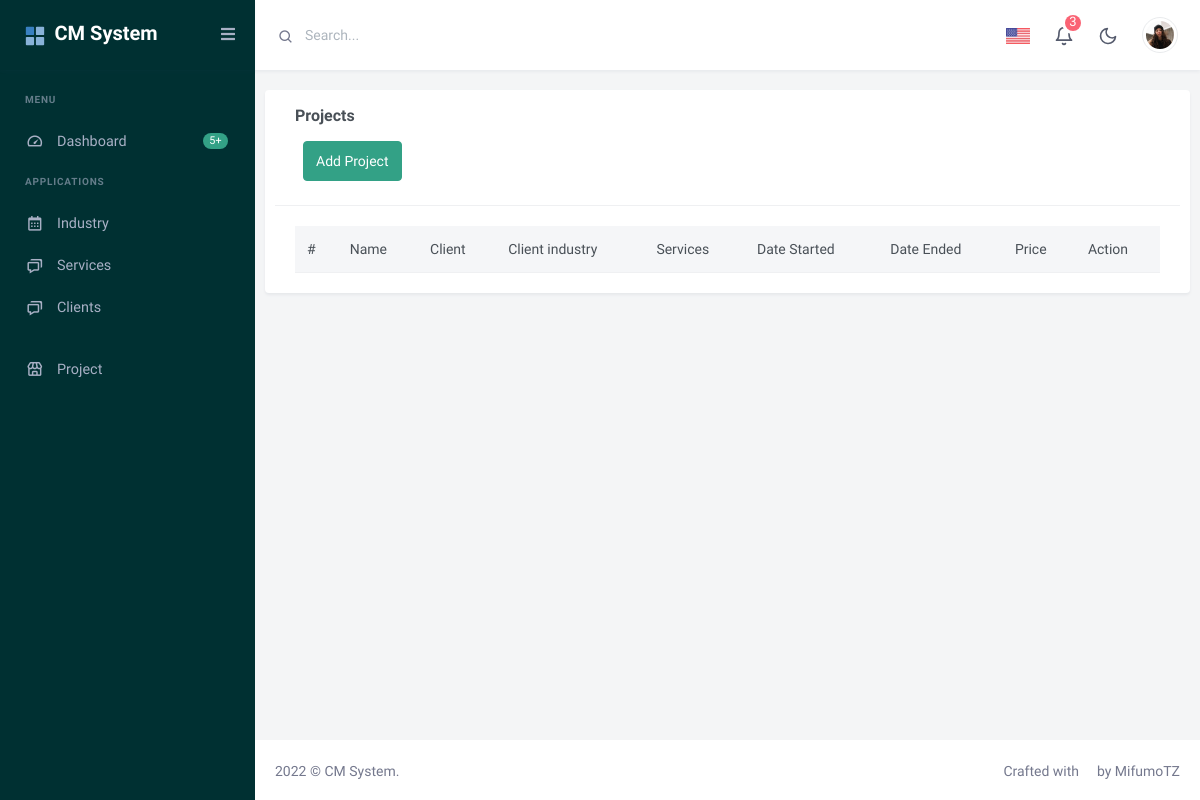
Before: / with the older database file.
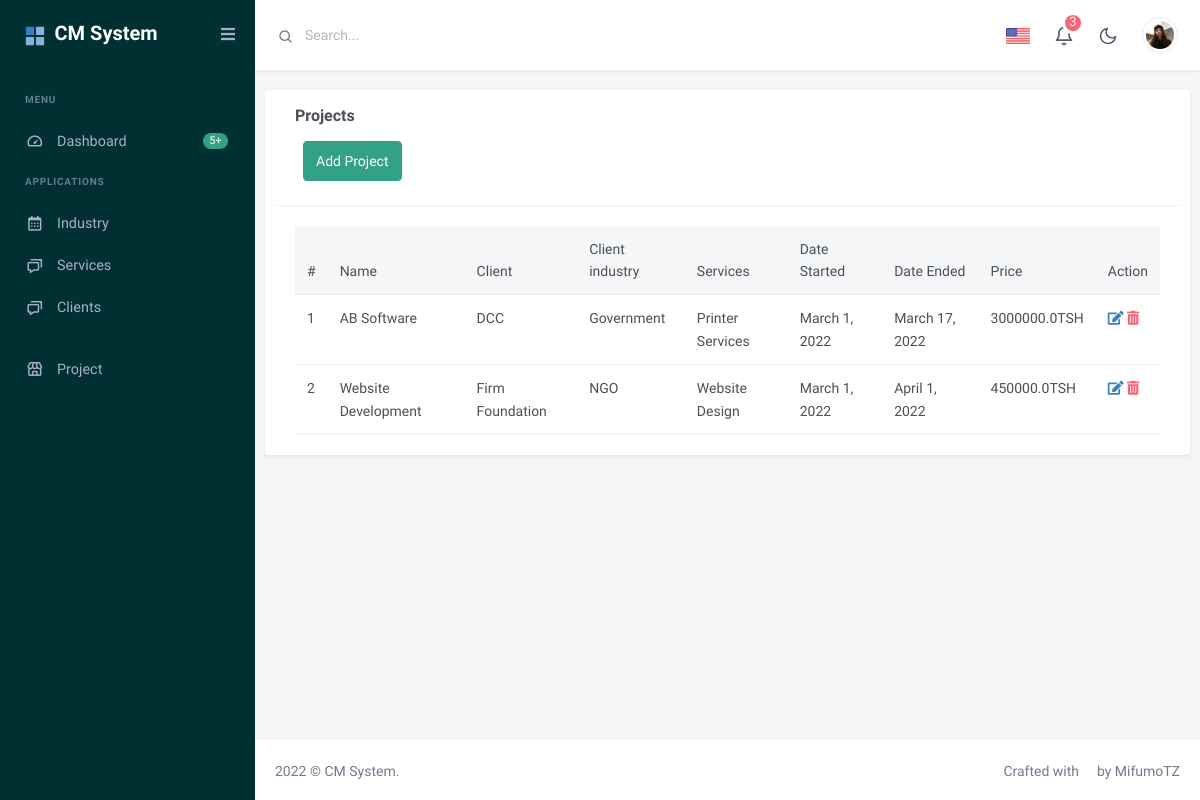
After: the same page with the newer database file.
### client/models.py (models this page shows, shortened)
class Project(models.Model):
    name= models.CharField(max_length = 150)
    client = models.ForeignKey(Client, on_delete=models.CASCADE)
    service_category = models.ForeignKey(ServicesCategory, on_delete=models.CASCADE)
    date_started = models.DateField(auto_now=False, auto_now_add=False)
    date_ended = models.DateField(auto_now=False, auto_now_add=False)
    Price = models.FloatField()

class Client(models.Model):
    name= models.CharField(max_length=150, null=True)
    industry = models.ForeignKey(Industry, on_delete=models.CASCADE)
    def __str__(self):
        return self.name

class Industry(models.Model):
   name = models.CharField(max_length = 150 , null=True)
   def __str__(self):
       return self.name

class ServicesCategory(models.Model):
    name=models.CharField(max_length=150, null=True)
    def __str__(self):
        return self.name

### client/views.py (the view)
class DisplayProjects(ListView):
    model=Project
    template_name='project/all_projects.html'
    def get_context_data(self, **kwargs):
        context = super(DisplayProjects, self).get_context_data(**kwargs)
        context['projects']=Project.objects.all()
        return context

### client/templates/project/all_projects.html
{% extends 'base.html' %}
{% block content %}
<div class="row">
    <div class="card">
    <div class="col-lg-12">
            <div class="card-header">
                <h4 class="card-title">Projects</h4>
                <a class="btn btn-success pull-right m-2 pull-left"  href=" {% url 'createproject' %}">Add Project</a></div>
            </div>
            <div class="card-body">
                <div class="table-responsive">
                    <table class="table mb-0">
                        <thead class="table-light">
                            <tr>
                                <th>#</th>
                                <th>Name</th>
                                <th>Client</th>
                                <th>Client industry</th>
                                <th>Services</th>
                                <th>Date Started</th>
                                <th>Date Ended</th>
                                <th>Price</th>
                                <th>Action</th>
                            </tr>
                        </thead>
                        <tbody>
                            {% for project in projects %}
                            <tr>
                                <td>{{forloop.counter}}</td>
                                <td>{{project.name}}</td>
                                <td>{{project.client}}</td>
                                <td>{{project.client.industry}}</td>
                                <td>{{project.service_category}}</td>
                                <td>{{project.date_started}}</td>
                                <td>{{project.date_ended}}</td>
                                <td>{{project.Price}}TSH</td>
                                <td>
                                    <a href="{% url 'projectupdate' project.id %}" ><i class="fas fa-edit"></i></a>
                                    <a href= "{% url 'projectdelete' project.id %} " ><i class="fas fa-trash-alt"></i></a>
                                </td>
                            </tr>
                            {% endfor %}
                        </tbody>
                    </table>
                </div>
            </div>
        </div>
    </div>
</div>
{% endblock content %}

### client/templates/base.html (shortened to what this page needs)
<!DOCTYPE html>
<html lang="en">
    {% load static %}
    <head>
        <link href="{% static 'assets/css/bootstrap.min.css'%}" id="bootstrap-style" rel="stylesheet" type="text/css" />
        <link href="{% static 'assets/css/icons.min.css'%}" rel="stylesheet" type="text/css" />
        <link href="{% static 'assets/css/app.min.css'%}" id="app-style" rel="stylesheet" type="text/css" />
    </head>
<body data-layout="vertical" data-sidebar="dark" data-sidebar-size="lg" class="sidebar-enable">
    <div id="layout-wrapper">
        <header id="page-topbar" class="isvertical-topbar">
            <div class="navbar-header">
                <div class="d-flex">
                    <form class="app-search d-none d-lg-block">
                        <div class="position-relative">
                            <input type="text" class="form-control" placeholder="Search...">
                            <span class="bx bx-search"></span>
                        </div>
                    </form>
                </div>
                <div class="d-flex">
                    <div class="dropdown d-inline-block language-switch">
                        <button type="button" class="btn header-item" data-bs-toggle="dropdown" aria-haspopup="true" aria-expanded="false">
                            <img class="header-lang-img" src="{% static 'assets/images/flags/us.jpg'%}" alt="Header Language" height="16">
                        </button>
                    </div>
                    <div class="dropdown d-inline-block">
                        <button type="button" class="btn header-item noti-icon" id="page-header-notifications-dropdown" data-bs-toggle="dropdown" aria-haspopup="true" aria-expanded="false">
                        <span class="noti-dot bg-danger rounded-pill">3</span>
                    </button>
                    </div>
                    <div class="dropdown d-none d-sm-inline-block">
                        <button type="button" class="btn header-item light-dark" id="mode-setting-btn">
                            <svg xmlns="http://www.w3.org/2000/svg" width="24" height="24" viewBox="0 0 24 24" fill="none" stroke="currentColor" stroke-width="2" stroke-linecap="round" stroke-linejoin="round" class="feather feather-moon icon-sm layout-mode-dark"><path d="M21 12.79A9 9 0 1 1 11.21 3 7 7 0 0 0 21 12.79z"></path></svg>
                        </button>
                    </div>
                    <div class="dropdown d-inline-block">
                        <button type="button" class="btn header-item user text-start d-flex align-items-center" id="page-header-user-dropdown" data-bs-toggle="dropdown" aria-haspopup="true" aria-expanded="false">
                            <img class="rounded-circle header-profile-user" src="{% static 'assets/images/users/avatar-1.jpg'%}" alt="Header Avatar">
                        </button>
                    </div>
                </div>
            </div>
        </header>
        <div class="vertical-menu" style="display: block;">
            <div class="navbar-brand-box">
                <a href="index.html" class="logo logo-light">
                    <span class="logo-lg">
                        <img src="{% static 'assets/images/logo-sm.svg'%}" alt="" height="22"> <span class="logo-txt">CM System</span>
                    </span>
                </a>
            </div>
            <button type="button" class="btn btn-sm px-3 font-size-16 header-item vertical-menu-btn">
                <i class="fa fa-fw fa-bars"></i>
            </button>
            <div data-simplebar="init" class="sidebar-menu-scroll"><div class="simplebar-wrapper" style="margin: 0px;"><div class="simplebar-height-auto-observer-wrapper"><div class="simplebar-height-auto-observer"></div></div><div class="simplebar-mask"><div class="simplebar-offset" style="right: -17px; bottom: 0px;"><div class="simplebar-content-wrapper" style="height: 100%; overflow: hidden scroll;"><div class="simplebar-content" style="padding: 0px;">
                <div id="sidebar-menu">
                    <ul class="metismenu list-unstyled" id="side-menu">
                        <li class="menu-title" data-key="t-menu">Menu</li>
                        <li>
                            <a href="index.html">
                                <i class="bx bx-tachometer icon nav-icon"></i>
                                <span class="menu-item" data-key="t-dashboards">Dashboard</span>
                                <span class="badge rounded-pill bg-success">5+</span>
                            </a>
                        </li>
                        <li class="menu-title" data-key="t-applications">Applications</li>
                        <li>
                            <a href="{% url 'industries' %}">
                                <i class="bx bx-calendar icon nav-icon"></i>
                                <span class="menu-item" data-key="t-calendar">Industry</span>
                            </a>
                        </li>
                        <li>
                            <a href=" {% url 'services' %}">
                                <i class="bx bx-chat icon nav-icon"></i>
                                <span class="menu-item" data-key="t-chat">Services</span>
                            </a>
                        </li>
                        <li>
                            <a href=" {% url 'clients' %}">
                                <i class="bx bx-chat icon nav-icon"></i>
                                <span class="menu-item" data-key="t-chat">Clients</span>
                        </li>
                        <li>
                            <a href="javascript: void(0);" class="has-arrow" aria-expanded="false">
                                <i class="bx bx-store icon nav-icon"></i>
                                <span class="menu-item" data-key="t-ecommerce">Project</span>
                            </a>
                </div>
            </div></div></div></div><div class="simplebar-placeholder" style="width: auto; height: 960px;"></div></div><div class="simplebar-track simplebar-vertical" style="visibility: visible;"><div class="simplebar-scrollbar" style="height: 71px; transform: translate3d(0px, 27px, 0px); display: block;"></div></div></div>
        </div>
        <div class="main-content">
            <div class="page-content">
                <div class="container-fluid">
                  {% block content %}
                  {% endblock content %}
                </div>
                <footer class="footer">
                    <div class="container-fluid">
                        <div class="row">
                            <div class="col-sm-6">
                                <script>document.write(new Date().getFullYear())</script> © CM System.
                            </div>
                            <div class="col-sm-6">
                                <div class="text-sm-end d-none d-sm-block">
                                    Crafted with <i class="mdi mdi-heart text-danger"></i> by <a href="https://themesbrand.com/" target="_blank" class="text-reset">MifumoTZ</a>
                                </div>
                            </div>
                        </div>
                    </div>
                </footer>
            </div>
</body>

### client/templates/base.html (style rules this page uses)
i.fas.fa-trash-alt { color:#fa6374 !important; }

Changed rows visible on the page:
added Project: name "AB Software", client "DCC", client.industry "Government", service_category "Printer Services", date_started "March 1, 2022", date_ended "March 17, 2022", Price "3000000.0"
added Project: name "Website Development", client "Firm Foundation", client.industry "NGO", service_category "Website Design", date_started "March 1, 2022", date_ended "April 1, 2022", Price "450000.0"
